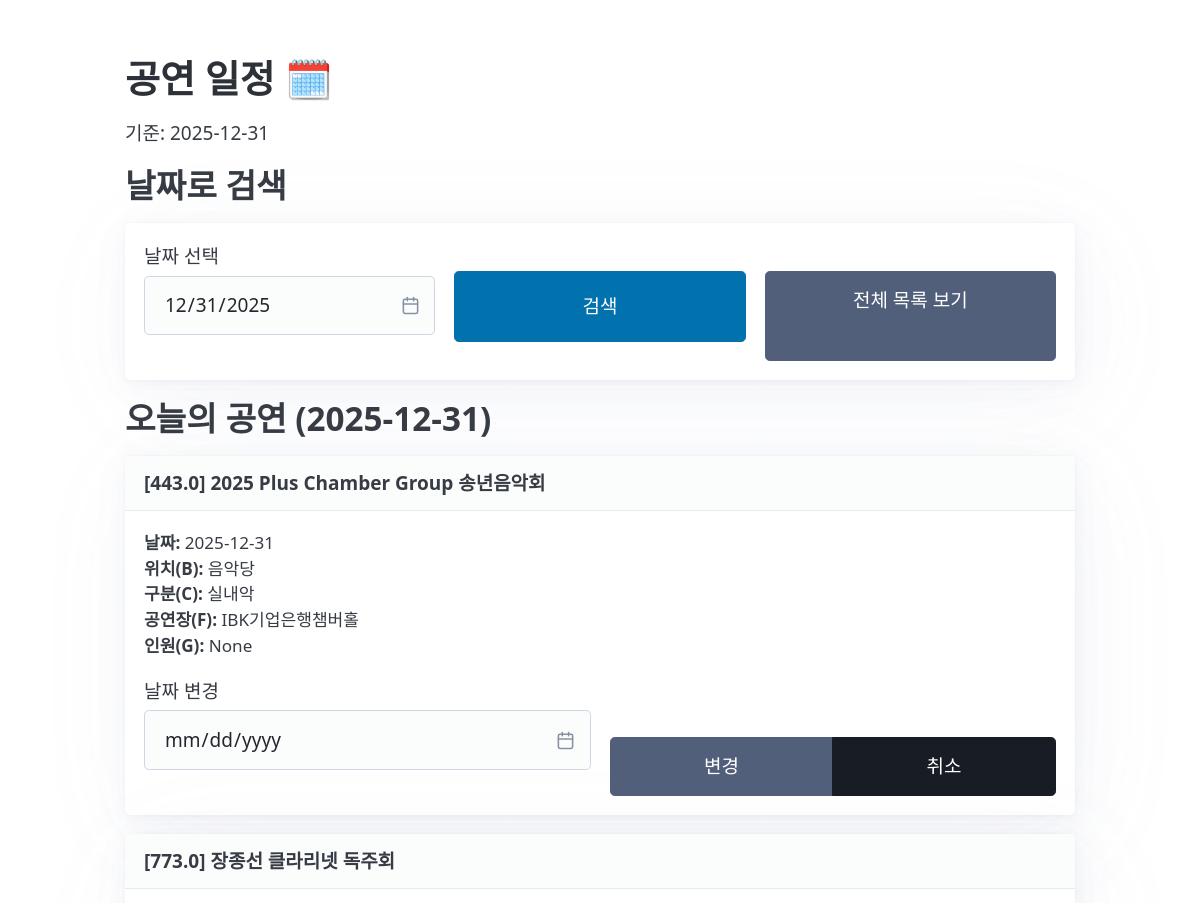
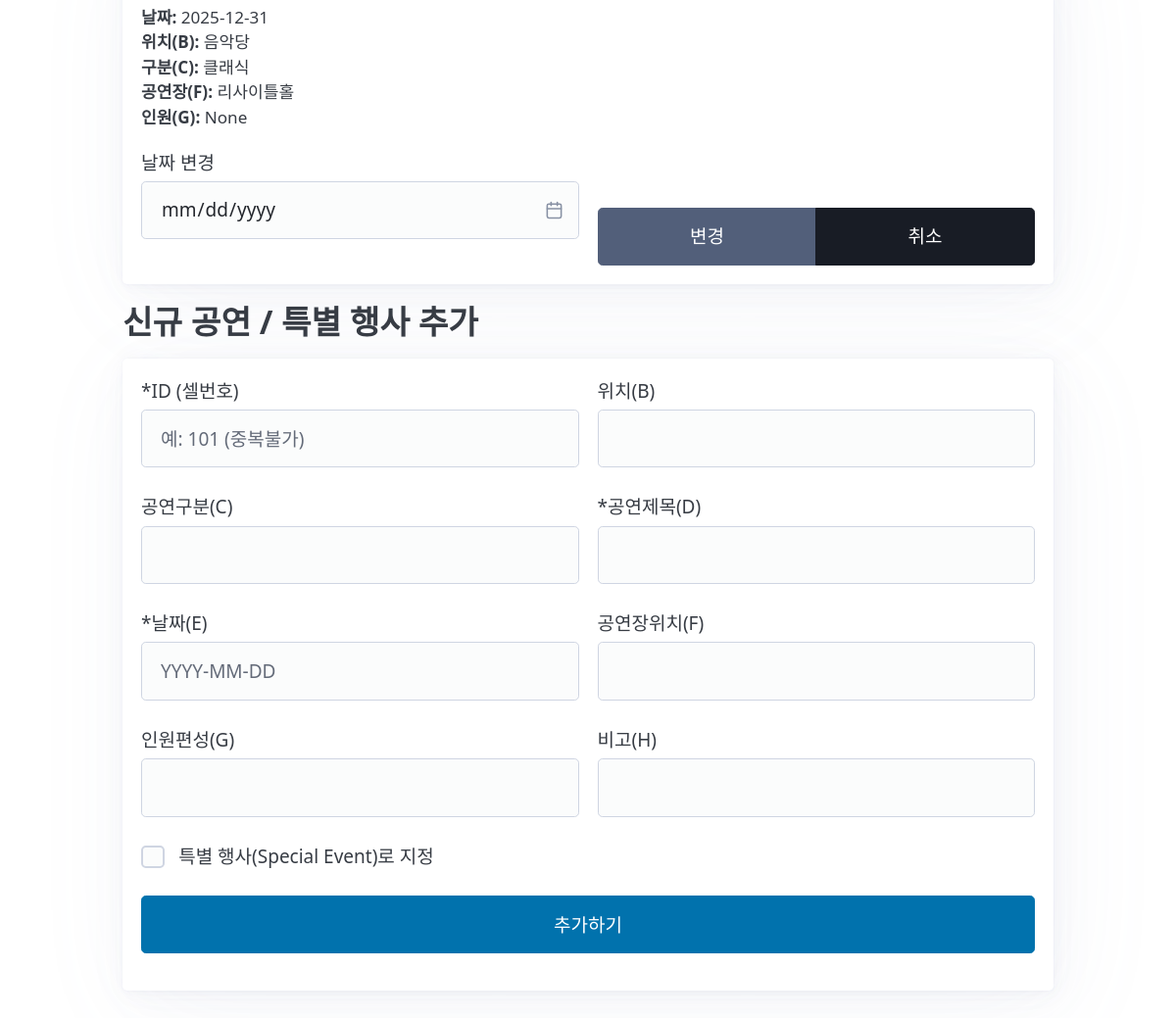
The page / on the database its author committed (2 pictures, top to bottom).
### tables this page shows
CREATE TABLE "performances" (
"ID" REAL,
  "Location" TEXT,
  "Category" TEXT,
  "Title" TEXT,
  "Date" TEXT,
  "Venue" TEXT,
  "TeamSetup" TEXT,
  "Notes" TEXT,
  "Status" TEXT
);

### event_app/app.py (the view, shortened to what this page needs)
@app.route('/')
def index():
    conn = get_db_conn()
    cursor = conn.cursor()
    today_str = datetime.now().date().isoformat()
    search_date = request.args.get('search_date')
    mode = request.args.get('mode')
    page_title = ""
    query_params = ()
    display_date = None
    placeholder = "?"
    if search_date:
        page_title = f"'{search_date}' 검색 결과"
        display_date = search_date
        query = f"""
            SELECT ID, Location, Category, Title, Date, Venue, TeamSetup, Notes, Status
            FROM performances
            WHERE (Status != 'Cancelled' OR Status IS NULL OR Status = '')
            AND Date LIKE {placeholder}
            ORDER BY ID
        """
        query_params = (f"%{search_date}%",)
    else:
        page_title = f"오늘의 공연 ({today_str})"
        display_date = today_str
        query = f"""
            SELECT ID, Location, Category, Title, Date, Venue, TeamSetup, Notes, Status
            FROM performances
            WHERE (Status != 'Cancelled' OR Status IS NULL OR Status = '')
            AND Date LIKE {placeholder}
            ORDER BY ID
        """
        query_params = (f"%{today_str}%",)
    if query_params:
        cursor.execute(query, query_params)
    else:
        cursor.execute(query)
    performances = cursor.fetchall()
    return render_template('index.html',
                           performances=performances,
                           today_str=today_str,
                           page_title=page_title,
                           search_date_value=display_date
                           )

### event_app/app.py (called while the page is built)
def get_db_conn():
    conn = getattr(g, '_database', None)
    if conn is None:
        conn = g._database = sqlite3.connect(DATABASE)
        conn.row_factory = sqlite3.Row
    return conn

@app.teardown_appcontext
def close_connection(exception):
    conn = getattr(g, '_database', None)
    if conn is not None:
        conn.close()

### event_app/templates/index.html (shortened to what this page needs)
<!DOCTYPE html>
<html lang="ko">
<head>
    <link rel="stylesheet" href="https://cdn.jsdelivr.net/npm/@picocss/pico@2/css/pico.min.css" />
</head>
<body>
    <main class="container">
        <header style="margin-top: 2rem;">
            <h1>공연 일정 🗓️</h1>
            <p>기준: {{ today_str }}</p>
        </header>
        <section>
            <h2>날짜로 검색</h2>
            <article>
                <form method="GET" action="/">
                    <div class="grid">
                        <label for="search_date">
                            날짜 선택
                            <input type="date" id="search_date" name="search_date"
                                   value="{{ search_date_value | default('') }}">
                        </label>
                        <button type="submit" style="margin-top: 1.5rem;">검색</button>
                        <a href="/?mode=all" role="button" class="secondary" style="margin-top: 1.5rem;">
                            전체 목록 보기
                        </a>
                    </div>
                </form>
            </article>
        </section>
        <section>
            <h2>{{ page_title }}</h2>
            {% for p in performances %}
                <article class="{% if p.Status == 'Special' %}special-event{% endif %}">
                    <header>
                        <strong>[{{ p.ID }}] {{ p.Title }}</strong>
                    </header>
                    <div class="details">
                        <p style="margin-bottom: 1rem;">
                            <strong>날짜:</strong> {{ p.Date }}
                            <br><strong>위치(B):</strong> {{ p.Location }}
                            <br><strong>구분(C):</strong> {{ p.Category }}
                            <br><strong>공연장(F):</strong> {{ p.Venue }}
                            <br><strong>인원(G):</strong> {{ p.TeamSetup }}
                        </p>
                    </div>
                    <form action="/update" method="POST">
                        <div class="grid" style="align-items: flex-end;">
                            <label for="new_date_{{ p.ID }}">
                                날짜 변경
                                <input type="date" id="new_date_{{ p.ID }}" name="new_date">
                            </label>
                            <fieldset role="group" style="margin-bottom: 0;">
                                <button type="submit" name="action" value="change" class="secondary">
                                    변경
                                </button>
                                <button type="submit" name="action" value="cancel" class="contrast"
                                        onclick="return confirm('정말 [{{ p.Title }}] 공연을 취소하시겠습니까?');">
                                    취소
                                </button>
                            </fieldset>
                        </div>
                    </form>
                </article>
            {% endfor %}
        </section>
        <section>
            <h2>신규 공연 / 특별 행사 추가</h2>
            <article>
                <form action="/add" method="POST">
                    <div class="grid">
                        <label for="id">
                            *ID (셀번호)
                            <input type="text" id="id" name="id" placeholder="예: 101 (중복불가)" required>
                        </label>
                        <label for="location">
                            위치(B)
                            <input type="text" id="location" name="location">
                        </label>
                    </div>
                    <div class="grid">
                        <label for="category">
                            공연구분(C)
                            <input type="text" id="category" name="category">
                        </label>
                        <label for="title">
                            *공연제목(D)
                            <input type="text" id="title" name="title" required>
                        </label>
                    </div>
                    <div class="grid">
                         <label for="date">
                            *날짜(E)
                            <input type="text" id="date" name="date" required placeholder="YYYY-MM-DD"
                                   onfocus="this.type='date'" onblur="if(!this.value)this.type='text'">
                        </label>
                        <label for="venue">
                            공연장위치(F)
                            <input type="text" id="venue" name="venue">
                        </label>
                    </div>
                    <div class="grid">
                        <label for="team_setup">
                            인원편성(G)
                            <input type="text" id="team_setup" name="team_setup">
                        </label>
                        <label for="notes">
                            비고(H)
                            <input type="text" id="notes" name="notes">
                        </label>
                    </div>
                    <fieldset>
                        <label for="event_type">
                            <input type="checkbox" id="event_type" name="event_type" value="Special">
                            특별 행사(Special Event)로 지정
                        </label>
                    </fieldset>
                    <button type="submit">추가하기</button>
                </form>
            </article>
        </section>
    </main>
</body>
</html>

### event_app/templates/index.html (style rules this page uses)
.details { font-size: 0.9em; color: var(--pico-secondary-foreground); }
.details strong { color: var(--pico-primary-foreground); }

### rows shown on the page
performances: ID "443.0", Title "2025 Plus Chamber Group 송년음악회", Date "2025-12-31", Location "음악당", Category "실내악", Venue "IBK기업은행챔버홀", TeamSetup "None"
performances: ID "773.0", Title "장종선 클라리넷 독주회", Date "2025-12-31", Location "음악당", Category "클래식", Venue "리사이틀홀", TeamSetup "None"

### other values the page prints
{{ page_title }} "오늘의 공연 (2025-12-31)"
